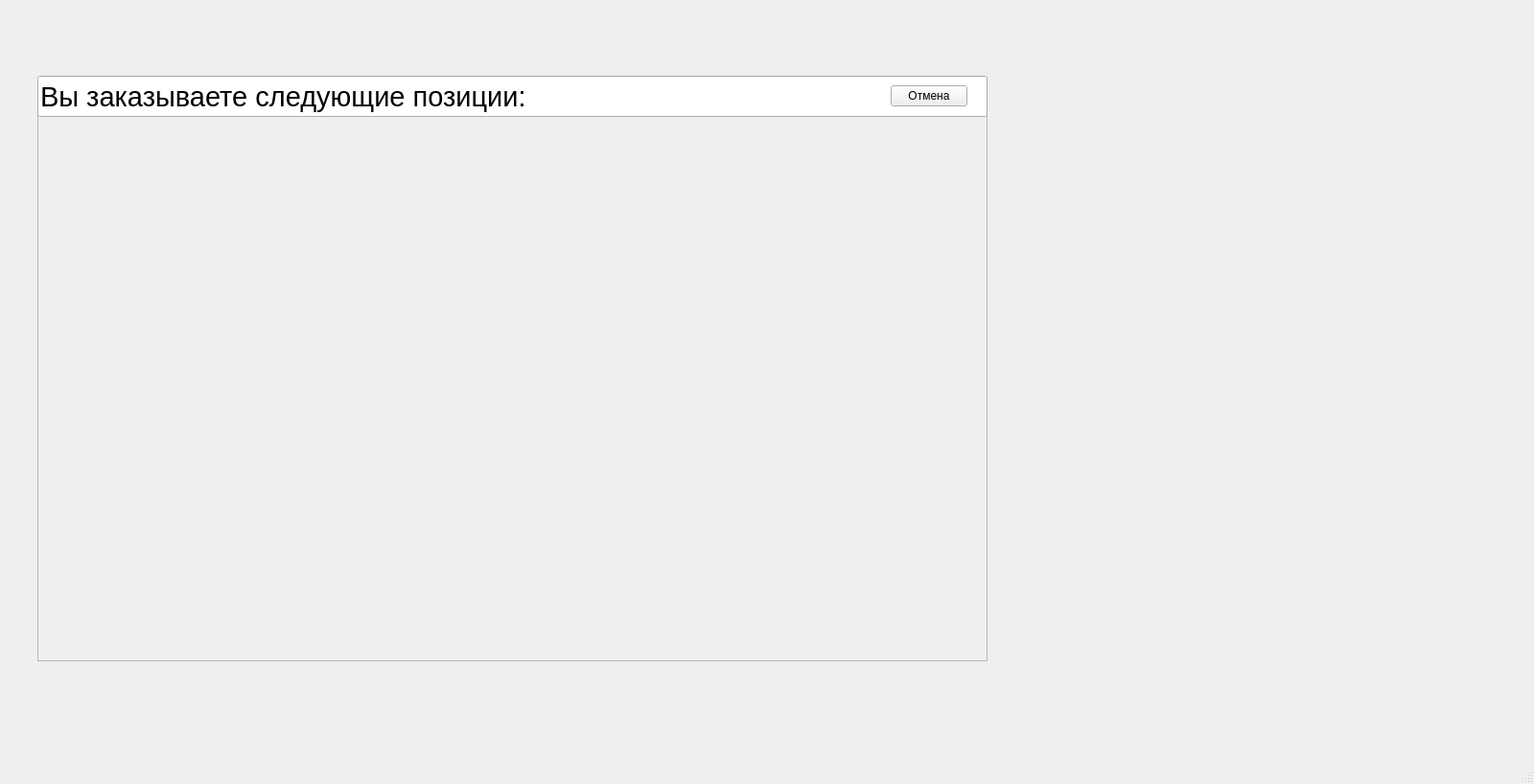
<?xml version="1.0" encoding="UTF-8"?>
<ui version="4.0">
 <class>MainWindow</class>
 <widget class="QMainWindow" name="MainWindow">
  <property name="geometry">
   <rect>
    <x>0</x>
    <y>0</y>
    <width>1600</width>
    <height>818</height>
   </rect>
  </property>
  <property name="windowTitle">
   <string>MainWindow</string>
  </property>
  <widget class="QWidget" name="centralwidget">
   <layout class="QVBoxLayout" name="verticalLayout_2">
    <item>
     <widget class="QStackedWidget" name="stackedWidget_2">
      <property name="currentIndex">
       <number>2</number>
      </property>
      <widget class="QWidget" name="page_3">
       <widget class="QPushButton" name="profileButton">
        <property name="geometry">
         <rect>
          <x>1210</x>
          <y>10</y>
          <width>80</width>
          <height>22</height>
         </rect>
        </property>
        <property name="text">
         <string>Профиль</string>
        </property>
       </widget>
       <widget class="QPushButton" name="cartButton">
        <property name="geometry">
         <rect>
          <x>1110</x>
          <y>10</y>
          <width>80</width>
          <height>22</height>
         </rect>
        </property>
        <property name="text">
         <string>Корзина</string>
        </property>
       </widget>
       <widget class="QStackedWidget" name="AvailableBooks">
        <property name="geometry">
         <rect>
          <x>170</x>
          <y>160</y>
          <width>991</width>
          <height>521</height>
         </rect>
        </property>
        <property name="currentIndex">
         <number>0</number>
        </property>
        <widget class="QWidget" name="page">
         <property name="layoutDirection">
          <enum>Qt::LayoutDirection::LeftToRight</enum>
         </property>
         <widget class="QScrollArea" name="scrollArea">
          <property name="geometry">
           <rect>
            <x>0</x>
            <y>0</y>
            <width>991</width>
            <height>511</height>
           </rect>
          </property>
          <property name="sizePolicy">
           <sizepolicy hsizetype="Expanding" vsizetype="Expanding">
            <horstretch>0</horstretch>
            <verstretch>0</verstretch>
           </sizepolicy>
          </property>
          <property name="tabletTracking">
           <bool>true</bool>
          </property>
          <property name="contextMenuPolicy">
           <enum>Qt::ContextMenuPolicy::DefaultContextMenu</enum>
          </property>
          <property name="layoutDirection">
           <enum>Qt::LayoutDirection::LeftToRight</enum>
          </property>
          <property name="horizontalScrollBarPolicy">
           <enum>Qt::ScrollBarPolicy::ScrollBarAlwaysOff</enum>
          </property>
          <property name="sizeAdjustPolicy">
           <enum>QAbstractScrollArea::SizeAdjustPolicy::AdjustToContents</enum>
          </property>
          <property name="widgetResizable">
           <bool>true</bool>
          </property>
          <property name="alignment">
           <set>Qt::AlignmentFlag::AlignLeading|Qt::AlignmentFlag::AlignLeft|Qt::AlignmentFlag::AlignVCenter</set>
          </property>
          <widget class="QWidget" name="scrollAreaWidgetContents">
           <property name="geometry">
            <rect>
             <x>0</x>
             <y>0</y>
             <width>989</width>
             <height>519</height>
            </rect>
           </property>
           <property name="sizePolicy">
            <sizepolicy hsizetype="Expanding" vsizetype="Expanding">
             <horstretch>0</horstretch>
             <verstretch>0</verstretch>
            </sizepolicy>
           </property>
           <property name="minimumSize">
            <size>
             <width>989</width>
             <height>519</height>
            </size>
           </property>
           <property name="layoutDirection">
            <enum>Qt::LayoutDirection::LeftToRight</enum>
           </property>
           <layout class="QVBoxLayout" name="verticalLayout">
            <item>
             <layout class="QVBoxLayout" name="verticalLayout_3">
              <property name="sizeConstraint">
               <enum>QLayout::SizeConstraint::SetDefaultConstraint</enum>
              </property>
             </layout>
            </item>
           </layout>
          </widget>
         </widget>
        </widget>
        <widget class="QWidget" name="page_2"/>
       </widget>
       <widget class="QWidget" name="layoutWidget">
        <property name="geometry">
         <rect>
          <x>170</x>
          <y>120</y>
          <width>991</width>
          <height>59</height>
         </rect>
        </property>
        <layout class="QHBoxLayout" name="horizontalLayout">
         <item>
          <widget class="QLineEdit" name="lineEdit">
           <property name="font">
            <font>
             <family>Yu Gothic UI</family>
             <pointsize>22</pointsize>
             <bold>false</bold>
            </font>
           </property>
           <property name="text">
            <string>Товары</string>
           </property>
           <property name="readOnly">
            <bool>true</bool>
           </property>
          </widget>
         </item>
        </layout>
       </widget>
       <widget class="QLabel" name="label">
        <property name="geometry">
         <rect>
          <x>0</x>
          <y>0</y>
          <width>1091</width>
          <height>49</height>
         </rect>
        </property>
        <property name="font">
         <font>
          <family>Viner Hand ITC</family>
          <pointsize>26</pointsize>
         </font>
        </property>
        <property name="text">
         <string>BookShop</string>
        </property>
       </widget>
      </widget>
      <widget class="QWidget" name="page_4">
       <widget class="QLabel" name="label_2">
        <property name="geometry">
         <rect>
          <x>0</x>
          <y>0</y>
          <width>1091</width>
          <height>49</height>
         </rect>
        </property>
        <property name="font">
         <font>
          <family>Viner Hand ITC</family>
          <pointsize>26</pointsize>
         </font>
        </property>
        <property name="text">
         <string>BookShop</string>
        </property>
       </widget>
       <widget class="QPushButton" name="lobbyButton">
        <property name="geometry">
         <rect>
          <x>1100</x>
          <y>10</y>
          <width>80</width>
          <height>22</height>
         </rect>
        </property>
        <property name="text">
         <string>В каталог</string>
        </property>
       </widget>
       <widget class="QScrollArea" name="scrollArea_3">
        <property name="geometry">
         <rect>
          <x>30</x>
          <y>140</y>
          <width>991</width>
          <height>511</height>
         </rect>
        </property>
        <property name="sizePolicy">
         <sizepolicy hsizetype="Expanding" vsizetype="Expanding">
          <horstretch>0</horstretch>
          <verstretch>0</verstretch>
         </sizepolicy>
        </property>
        <property name="tabletTracking">
         <bool>true</bool>
        </property>
        <property name="contextMenuPolicy">
         <enum>Qt::ContextMenuPolicy::DefaultContextMenu</enum>
        </property>
        <property name="layoutDirection">
         <enum>Qt::LayoutDirection::LeftToRight</enum>
        </property>
        <property name="horizontalScrollBarPolicy">
         <enum>Qt::ScrollBarPolicy::ScrollBarAlwaysOff</enum>
        </property>
        <property name="sizeAdjustPolicy">
         <enum>QAbstractScrollArea::SizeAdjustPolicy::AdjustToContents</enum>
        </property>
        <property name="widgetResizable">
         <bool>true</bool>
        </property>
        <property name="alignment">
         <set>Qt::AlignmentFlag::AlignLeading|Qt::AlignmentFlag::AlignLeft|Qt::AlignmentFlag::AlignVCenter</set>
        </property>
        <widget class="QWidget" name="scrollAreaWidgetContents_3">
         <property name="geometry">
          <rect>
           <x>0</x>
           <y>0</y>
           <width>989</width>
           <height>519</height>
          </rect>
         </property>
         <property name="sizePolicy">
          <sizepolicy hsizetype="Expanding" vsizetype="Expanding">
           <horstretch>0</horstretch>
           <verstretch>0</verstretch>
          </sizepolicy>
         </property>
         <property name="minimumSize">
          <size>
           <width>989</width>
           <height>519</height>
          </size>
         </property>
         <property name="layoutDirection">
          <enum>Qt::LayoutDirection::LeftToRight</enum>
         </property>
         <layout class="QVBoxLayout" name="verticalLayout_6">
          <item>
           <layout class="QVBoxLayout" name="verticalLayout_7">
            <property name="sizeConstraint">
             <enum>QLayout::SizeConstraint::SetDefaultConstraint</enum>
            </property>
            <item>
             <widget class="QStackedWidget" name="cartBooks">
              <property name="currentIndex">
               <number>1</number>
              </property>
              <widget class="QWidget" name="page_7">
               <property name="layoutDirection">
                <enum>Qt::LayoutDirection::LeftToRight</enum>
               </property>
              </widget>
              <widget class="QWidget" name="page_8"/>
             </widget>
            </item>
           </layout>
          </item>
         </layout>
        </widget>
       </widget>
       <widget class="QLineEdit" name="lineEdit_2">
        <property name="geometry">
         <rect>
          <x>30</x>
          <y>100</y>
          <width>991</width>
          <height>43</height>
         </rect>
        </property>
        <property name="font">
         <font>
          <family>Yu Gothic UI</family>
          <pointsize>22</pointsize>
          <bold>false</bold>
         </font>
        </property>
        <property name="text">
         <string>Корзина</string>
        </property>
        <property name="readOnly">
         <bool>true</bool>
        </property>
       </widget>
       <widget class="QPushButton" name="orderAllButton">
        <property name="geometry">
         <rect>
          <x>930</x>
          <y>110</y>
          <width>80</width>
          <height>22</height>
         </rect>
        </property>
        <property name="text">
         <string>Заказать все</string>
        </property>
       </widget>
      </widget>
      <widget class="QWidget" name="page_order">
       <widget class="QScrollArea" name="scrollArea_4">
        <property name="geometry">
         <rect>
          <x>30</x>
          <y>110</y>
          <width>991</width>
          <height>571</height>
         </rect>
        </property>
        <property name="sizePolicy">
         <sizepolicy hsizetype="Expanding" vsizetype="Expanding">
          <horstretch>0</horstretch>
          <verstretch>0</verstretch>
         </sizepolicy>
        </property>
        <property name="tabletTracking">
         <bool>true</bool>
        </property>
        <property name="contextMenuPolicy">
         <enum>Qt::ContextMenuPolicy::DefaultContextMenu</enum>
        </property>
        <property name="layoutDirection">
         <enum>Qt::LayoutDirection::LeftToRight</enum>
        </property>
        <property name="horizontalScrollBarPolicy">
         <enum>Qt::ScrollBarPolicy::ScrollBarAlwaysOff</enum>
        </property>
        <property name="sizeAdjustPolicy">
         <enum>QAbstractScrollArea::SizeAdjustPolicy::AdjustToContents</enum>
        </property>
        <property name="widgetResizable">
         <bool>true</bool>
        </property>
        <property name="alignment">
         <set>Qt::AlignmentFlag::AlignLeading|Qt::AlignmentFlag::AlignLeft|Qt::AlignmentFlag::AlignVCenter</set>
        </property>
        <widget class="QWidget" name="scrollAreaWidgetContents_4">
         <property name="geometry">
          <rect>
           <x>0</x>
           <y>0</y>
           <width>989</width>
           <height>569</height>
          </rect>
         </property>
         <property name="sizePolicy">
          <sizepolicy hsizetype="Expanding" vsizetype="Expanding">
           <horstretch>0</horstretch>
           <verstretch>0</verstretch>
          </sizepolicy>
         </property>
         <property name="minimumSize">
          <size>
           <width>989</width>
           <height>519</height>
          </size>
         </property>
         <property name="layoutDirection">
          <enum>Qt::LayoutDirection::LeftToRight</enum>
         </property>
         <layout class="QVBoxLayout" name="verticalLayout_8">
          <item>
           <layout class="QVBoxLayout" name="verticalLayout_9">
            <property name="sizeConstraint">
             <enum>QLayout::SizeConstraint::SetDefaultConstraint</enum>
            </property>
           </layout>
          </item>
         </layout>
        </widget>
       </widget>
       <widget class="QLineEdit" name="lineEdit_3">
        <property name="geometry">
         <rect>
          <x>30</x>
          <y>70</y>
          <width>991</width>
          <height>43</height>
         </rect>
        </property>
        <property name="font">
         <font>
          <family>Yu Gothic UI</family>
          <pointsize>22</pointsize>
          <bold>false</bold>
         </font>
        </property>
        <property name="text">
         <string>Вы заказываете следующие позиции:</string>
        </property>
        <property name="readOnly">
         <bool>true</bool>
        </property>
       </widget>
       <widget class="QPushButton" name="orderCancelButton">
        <property name="geometry">
         <rect>
          <x>920</x>
          <y>80</y>
          <width>80</width>
          <height>22</height>
         </rect>
        </property>
        <property name="text">
         <string>Отмена</string>
        </property>
       </widget>
      </widget>
     </widget>
    </item>
   </layout>
  </widget>
  <widget class="QMenuBar" name="menubar">
   <property name="geometry">
    <rect>
     <x>0</x>
     <y>0</y>
     <width>1600</width>
     <height>20</height>
    </rect>
   </property>
  </widget>
  <widget class="QStatusBar" name="statusbar"/>
 </widget>
 <resources/>
 <connections/>
</ui>
